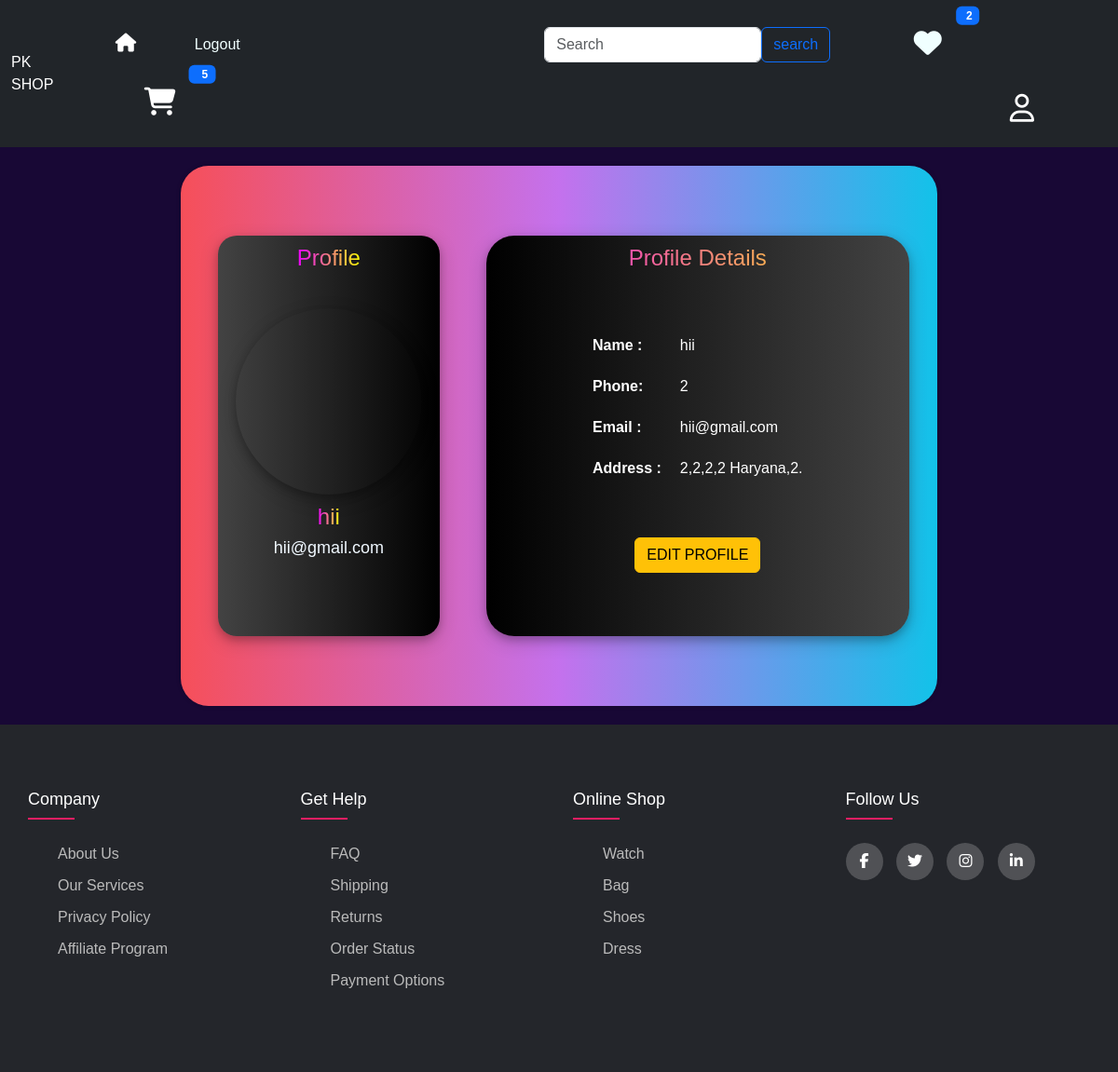
Screenshot of /profile (signed in) with the database file from the repository.
### accounts/models.py (models this page shows, shortened)
class Userdetails(models.Model):
    user=models.OneToOneField(User,on_delete=models.CASCADE)
    user_img=models.ImageField(upload_to='img/',blank=True,null=True)
    phone=models.BigIntegerField(null=True)
    address=models.CharField(max_length=200)
    street=models.CharField(max_length=200)
    landmark=models.CharField(max_length=200)
    city=models.CharField(max_length=200)
    STATE_CHOICES = (
        ('Andhra Pradesh', 'Andhra Pradesh'),
        ('Arunachal Pradesh', 'Arunachal Pradesh'),
        ('Assam', 'Assam'),
        ('Bihar', 'Bihar'),
        ('Chhattisgarh', 'Chhattisgarh'),
        ('Goa', 'Goa'),
        ('Gujarat', 'Gujarat'),
        ('Haryana', 'Haryana'),
        ('Himachal Pradesh', 'Himachal Pradesh'),
        ('Jharkhand', 'Jharkhand'),
        ('Karnataka', 'Karnataka'),
        ('Kerala', 'Kerala'),
        ('Madhya Pradesh', 'Madhya Pradesh'),
        ('Maharashtra', 'Maharashtra'),
        ('Manipur', 'Manipur'),
        ('Meghalaya', 'Meghalaya'),
        ('Mizoram', 'Mizoram'),
        ('Nagaland', 'Nagaland'),
        ('Odisha', 'Odisha'),
        ('Punjab', 'Punjab'),
        ('Rajasthan', 'Rajasthan'),
        ('Sikkim', 'Sikkim'),
        ('Tamil Nadu', 'Tamil Nadu'),
        ('Telangana', 'Telangana'),
        ('Tripura', 'Tripura'),
        ('Uttar Pradesh', 'Uttar Pradesh'),
        ('Uttarakhand', 'Uttarakhand'),
        ('West Bengal', 'West Bengal'),
        ('Andaman and Nicobar Islands', 'Andaman and Nicobar Islands'),
        ('Chandigarh', 'Chandigarh'),
        ('Dadra and Nagar Haveli and Daman and Diu', 'Dadra and Nagar Haveli and Daman and Diu'),
        ('Lakshadweep', 'Lakshadweep'),
        ('Delhi', 'Delhi'),
        ('Puducherry', 'Puducherry'),
    )
    state=models.CharField(max_length=200,choices=STATE_CHOICES)
    zipcode=models.BigIntegerField(null=True)

### accounts/views.py (the view)
# urls.py: path("profile",views.profile,name='profile'),
@login_required(login_url='user_login')
def profile(request):
    if request.user.is_superuser:
        supers=request.user
        p=None
        user_details=None
    else:
        supers=None
        try:
            user_details = Userdetails.objects.get(user=request.user)
        except Userdetails.DoesNotExist:
            user_details = None
        if user_details:
            user_details = Userdetails.objects.get(user=request.user)
            p=request.user
        else:
            p = request.user
    return render(request,"profile.html",{'p':p,'data':user_details,'supers':supers})

### accounts/context_processors.py (called while the page is built)
def get_cart_count(request):
    count = 0
    if request.user.is_authenticated:
        try:
            prods=Products.objects.filter(cards=request.user)
            if prods:
                for i in prods:
                    count+=1
            else:
                count = 0
        except:
            count = 0
    return dict(count=count)

def get_wishlist_count(request):
    wish_count = 0
    if request.user.is_authenticated:
        try:
            prods=Products.objects.filter(likes=request.user)
            if prods:
                for i in prods:
                    wish_count+=1
            else:
                wish_count = 0
        except:
            wish_count = 0
    return dict(wish_count=wish_count)

### templates/profile.html (shortened to what this page needs)
{% include "based.html" %}
<link rel="stylesheet" href="">
{% block content %}
{% if supers %}
  <section class="profile">
    <div class="card">
      <div class="left-container">
        <h3 class="gradienttext">ADMIN</h3>
          {% if data.user_img %}
            <img src="{{ data.user_img.url }}" alt="#">
          {% else %}
            <img src="https://cdn.pixabay.com/photo/2015/01/08/18/29/entrepreneur-593358__480.jpg " alt="#">
          {% endif %}
        <h2 class="gradienttext">{{supers.username}}</h2>
        <p>{{supers.email}}</p>
        <a href="{% url 'product' %}" class="btn btn-warning">ADD Product</a><br>
        <a href="{% url 'category' %}" class="btn btn-warning">ADD Category</a>
      </div>
    </div>
  </section>
{% else %}
  {% if data %}
    <section class="profile">
      <div class="cards">
        <div class="left-containers">
          <h3 class="gradienttext">Profile</h3><br>
          {% if data.user_img %}
            <img src="{{ data.user_img.url }}" alt="#">
          {% else %}
            <img src="https://cdn.pixabay.com/photo/2015/01/08/18/29/entrepreneur-593358__480.jpg " alt="#">
          {% endif %}
          <h2 class="gradienttext">{{p.username}}</h2>
          <p>{{p.email}}</p>
        </div>
        <div class="right-container">
          <h3 class="gradienttext">Profile Details</h3>
          <table>
              <tr>
                  <td>Name :</td>
                  <td>{{p.username}}</td>
                </tr>
            <tr>
              <td>Phone:</td>
              <td>{{data.phone}}</td>
            </tr>
            <tr>
              <td>Email :</td>
              <td>{{p.email}}</td>
            </tr>
            <tr>
              <td>Address :</td>
              <td>{{data.address}},{{data.street}},{{data.landmark}},{{data.city}}
                {{data.state}},{{data.zipcode}}.
              </td>
            </tr>
          </table>
          <center><a href="{% url 'add_profile' %}" class="btn btn-warning">EDIT PROFILE</a></center>
        </div>
      </div>
    </section>
  {%endif%}
{%endif%}
{% include 'footer.html' %}
{% endblock %}

### templates/based.html (style rules this page uses)
* { margin:0; padding:0; box-sizing: border-box; }
body { background:#c8c8c8; }
img { cursor: pointer; transition: transform 0.2s ease; }

### templates/profile.html (style rules this page uses)
.profile { height: 100%; width: 100%; }
section { font-family: Arial, sans-serif; padding: 20px; background: #180835; display: flex; flex-direction: column; justify-content: center; align-items: center; }
.right-container { background: #000000; background: -webkit-linear-gradient(to left, #434343, #000000); background: linear-gradient(to left, #434343, #000000); flex: 1; max-width:70%; height:430px; padding: 10px; margin: 20px; border-radius:30px; box-shadow: 0 4px 8px 0 rgba(0, 0, 0, 0.2), 0 6px 20px 0 rgba(0, 0, 0, 0.19); }
.cards { display: flex; flex-direction: row; justify-content: space-between; align-items: center; border-radius: 30px; padding: 10px; box-shadow: 0px 0px 5px rgba(0, 0, 0, 0.2); width: 70%; height: 580px; background:#c8c8c8; background: #12c2e9; background: -webkit-linear-gradient(to right, #f64f59, #c471ed, #12c2e9); background: linear-gradient(to right, #f64f59, #c471ed, #12c2e9); }
.left-containers { background: #000000; background: -webkit-linear-gradient(to right, #434343, #000000); background: linear-gradient(to right, #434343, #000000); flex: 1; max-width: 30%; display: flex; flex-direction: column; align-items: center; height:430px; padding: 10px; margin: 30px; border-radius: 20px; box-shadow: 0 4px 8px 0 rgba(0, 0, 0, 0.2), 0 6px 20px 0 rgba(0, 0, 0, 0.19); }
img { width: 200px; height: 200px; max-width: 200px; border-radius: 50%; margin: 10px; box-shadow: 0 4px 8px 0 rgba(0, 0, 0, 0.2), 0 6px 20px 0 rgba(0, 0, 0, 0.19); }
h2 { font-size: 24px; margin-bottom: 5px; }
h3 { text-align: center; font-size: 24px; margin-bottom: 5px; }
.gradienttext { background-image: linear-gradient(to right, #ee00ff 0%, #fbff00 100%); color: transparent; -webkit-background-clip: text; }
p { font-size: 18px; margin-bottom: 20px; color:aliceblue }
table { display: flex; flex-direction: column; justify-content: center; align-items: center; width: 100%; height: 280px; border-collapse: collapse; }
td { padding: 10px; border: none; border-radius: 20px; color: white; }
td:first-child { font-weight: bold; }

### rows the page displays
Userdetails: phone "2", address "2", street "2", landmark "2", city "2", state "Haryana", zipcode "2"

### other values shown
{{ wish_count }} "2"
{{ count }} "5"
{{ p.email }} "hii@gmail.com"
{{ p.username }} "hii"
